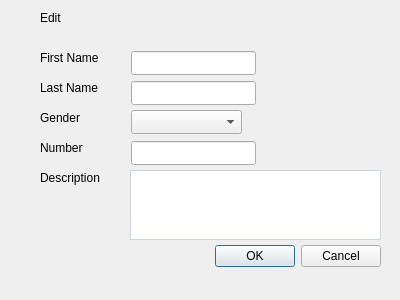
<?xml version="1.0" encoding="UTF-8"?>
<ui version="4.0">
 <class>Edit</class>
 <widget class="QDialog" name="Edit">
  <property name="geometry">
   <rect>
    <x>0</x>
    <y>0</y>
    <width>400</width>
    <height>300</height>
   </rect>
  </property>
  <property name="windowTitle">
   <string>Dialog</string>
  </property>
  <widget class="QLabel" name="label_lastName">
   <property name="geometry">
    <rect>
     <x>40</x>
     <y>80</y>
     <width>71</width>
     <height>16</height>
    </rect>
   </property>
   <property name="text">
    <string>Last Name</string>
   </property>
  </widget>
  <widget class="QLabel" name="label_gender">
   <property name="geometry">
    <rect>
     <x>40</x>
     <y>110</y>
     <width>58</width>
     <height>16</height>
    </rect>
   </property>
   <property name="text">
    <string>Gender</string>
   </property>
  </widget>
  <widget class="QDialogButtonBox" name="buttonBox_2">
   <property name="geometry">
    <rect>
     <x>40</x>
     <y>240</y>
     <width>341</width>
     <height>32</height>
    </rect>
   </property>
   <property name="orientation">
    <enum>Qt::Horizontal</enum>
   </property>
   <property name="standardButtons">
    <set>QDialogButtonBox::Cancel|QDialogButtonBox::Ok</set>
   </property>
  </widget>
  <widget class="QLabel" name="label_firstName">
   <property name="geometry">
    <rect>
     <x>40</x>
     <y>50</y>
     <width>81</width>
     <height>16</height>
    </rect>
   </property>
   <property name="text">
    <string>First Name</string>
   </property>
  </widget>
  <widget class="QLineEdit" name="lineEdit_lastName">
   <property name="geometry">
    <rect>
     <x>131</x>
     <y>81</y>
     <width>125</width>
     <height>24</height>
    </rect>
   </property>
  </widget>
  <widget class="QLineEdit" name="lineEdit_firstName">
   <property name="geometry">
    <rect>
     <x>131</x>
     <y>51</y>
     <width>125</width>
     <height>24</height>
    </rect>
   </property>
  </widget>
  <widget class="QLineEdit" name="lineEdit_number">
   <property name="geometry">
    <rect>
     <x>131</x>
     <y>141</y>
     <width>125</width>
     <height>24</height>
    </rect>
   </property>
  </widget>
  <widget class="QLabel" name="label_number">
   <property name="geometry">
    <rect>
     <x>40</x>
     <y>140</y>
     <width>58</width>
     <height>16</height>
    </rect>
   </property>
   <property name="text">
    <string>Number</string>
   </property>
  </widget>
  <widget class="QLabel" name="label_description">
   <property name="geometry">
    <rect>
     <x>40</x>
     <y>170</y>
     <width>91</width>
     <height>16</height>
    </rect>
   </property>
   <property name="text">
    <string>Description</string>
   </property>
  </widget>
  <widget class="QLabel" name="label_2">
   <property name="geometry">
    <rect>
     <x>40</x>
     <y>10</y>
     <width>58</width>
     <height>16</height>
    </rect>
   </property>
   <property name="text">
    <string>Edit</string>
   </property>
  </widget>
  <widget class="QTextEdit" name="lineEdit_description">
   <property name="geometry">
    <rect>
     <x>130</x>
     <y>170</y>
     <width>251</width>
     <height>70</height>
    </rect>
   </property>
   <property name="styleSheet">
    <string notr="true">QLabel{
    display: block;
    width: 100%;
    padding: .375rem .75rem;
    font-size: 1rem;
    line-height: 1.5;
    color: #495057;
    background-color: #fff;
    background-clip: padding-box;
    border: 1px solid #ced4da;
    border-radius: .25rem;
    transition: border-color .15s ease-in-out,box-shadow .15s ease-in-out;
}	
QLabel::focus{
	color: #495057;
    background-color: #fff;
    border-color: #80bdff;
    outline: 0;
    box-shadow: 0 0 0 0.2rem rgba(0,123,255,.25);
}	
QTextEdit
{
 display: block;
    width: 100%;
    padding: .375rem .75rem;
    font-size: 1rem;
    line-height: 1.5;
    color: #495057;
    background-color: #fff;
    background-clip: padding-box;
    border: 1px solid #ced4da;
    border-radius: .25rem;
    transition: border-color .15s ease-in-out,box-shadow .15s ease-in-out;
}
QTextEdit::focus{
	color: #495057;
    background-color: #fff;
    border-color: #80bdff;
    outline: 0;
    box-shadow: 0 0 0 0.2rem rgba(0,123,255,.25);
}
</string>
   </property>
  </widget>
  <widget class="QComboBox" name="comboBox">
   <property name="geometry">
    <rect>
     <x>131</x>
     <y>110</y>
     <width>111</width>
     <height>24</height>
    </rect>
   </property>
  </widget>
 </widget>
 <resources/>
 <connections/>
</ui>
